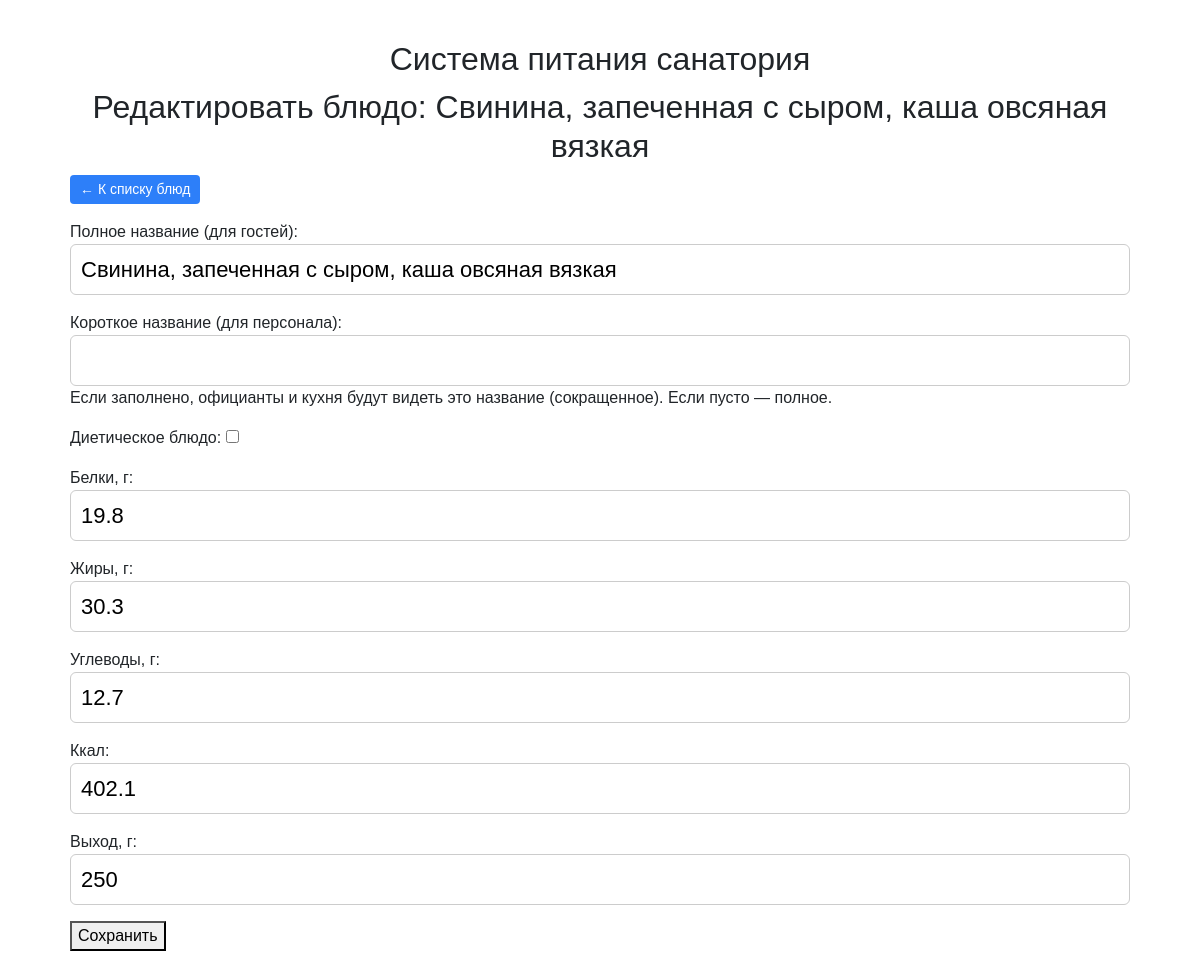
Page /dishes/410/edit/ (signed in) on the committed database.
### dining/models.py (models this page shows, shortened)
class Dish(models.Model):
    short_name = models.CharField(
        max_length=100,
        blank=True,
        verbose_name="Название для кухни/официантов",
        help_text="Если заполнено, официанты и кухня будут видеть это название (сокращенное). Если пусто — полное."
    )
    name = models.CharField(max_length=200, verbose_name="Название блюда")
    is_diet = models.BooleanField(default=False, verbose_name="Диетическое блюдо")
    proteins = models.DecimalField(
        max_digits=5, decimal_places=1, null=True, blank=True, verbose_name="Белки, г"
    )
    fats = models.DecimalField(
        max_digits=5, decimal_places=1, null=True, blank=True, verbose_name="Жиры, г"
    )
    carbs = models.DecimalField(
        max_digits=5, decimal_places=1, null=True, blank=True, verbose_name="Углеводы, г"
    )
    kcal = models.DecimalField(
        max_digits=6, decimal_places=1, null=True, blank=True, verbose_name="Ккал"
    )
    output = models.PositiveSmallIntegerField(  # НОВОЕ ПОЛЕ
        null=True, blank=True, verbose_name="Выход, г"
    )
    class Meta:
        verbose_name = "Блюдо"
        verbose_name_plural = "Блюда"

### dining/views.py (the view)
# urls.py: path("dishes/<int:dish_id>/edit/", views.dish_edit_view, name="dish_edit"),
@login_required
def dish_edit_view(request, dish_id):
    dish = get_object_or_404(Dish, id=dish_id)
    if request.method == "POST":
        form = DishForm(request.POST, instance=dish)
        if form.is_valid():
            form.save()
            return redirect("dish_list")
    else:
        form = DishForm(instance=dish)
    return render(request, "dining/dish_form.html", {"form": form, "dish": dish})

### dining/forms.py
class DishForm(forms.ModelForm):
    class Meta:
        model = Dish
        fields = ["name", "short_name", "is_diet", "proteins", "fats", "carbs", "kcal", "output"]
        labels = {
            "name": "Полное название (для гостей)",
            "short_name": "Короткое название (для персонала)",
            "is_diet": "Диетическое блюдо",
            "proteins": "Белки, г",
            "fats": "Жиры, г",
            "carbs": "Углеводы, г",
            "kcal": "Ккал",
            "output": "Выход, г",
        }

### templates/dining/dish_form.html (shortened to what this page needs)
{% extends "base.html" %}
{% block content %}
{% if dish %}
    <h1>Редактировать блюдо: {{ dish.name }}</h1>
{% else %}
    <h1>Добавить блюдо</h1>
{% endif %}
<p><a href="{% url 'dish_list' %}" class="btn-link">← К списку блюд</a></p>
<form method="post">
    {{ form.as_p }}
    <button type="submit">Сохранить</button>
</form>
{% endblock %}

### templates/base.html (style rules this page uses)
body { font-family: sans-serif; margin: 20px; }
.btn-link { display: inline-block; padding: 6px 12px; background: #2d7ff9; color: #fff; text-decoration: none; border-radius: 4px; font-size: 16px; }
h1 { font-size: 32px; margin: 0 0 10px 0; text-align: center; }
input[type="text"], input[type="number"], input[type="date"] { font-size: 22px; padding: 8px 10px; border-radius: 6px; border: 1px solid #ccc; width: 100%; box-sizing: border-box; }
.btn-link { display: inline-block; padding: 4px 10px; background: #2d7ff9; color: #fff; text-decoration: none; border-radius: 4px; font-size: 14px; }

### rows in the picture
Dish: name "Свинина, запеченная с сыром, каша овсяная вязкая", proteins "19.8", fats "30.3", carbs "12.7", kcal "402.1", output "250"
